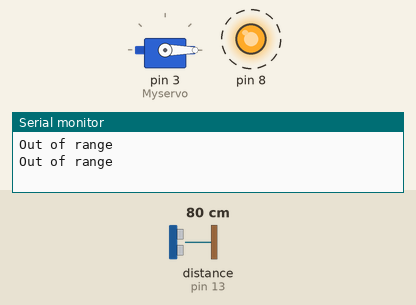
This sketch was run on a simulated Arduino Uno, built with avr-gcc and run on an emulated ATmega328P. On the bench: servo, output pins drawn as LEDs (lit = HIGH), the last lines printed to the serial monitor. Wiring (inferred from the names in the program): ultrasonic range finder: trigger pin 12; echo pin 13. Dashed ring = blinking. The inputs (shaded band) are chosen by the test bench; at power-on: distance to the obstacle (sensor on pin 13) 80 cm. The echo pulse lasts 58.3 µs per cm; pins used as bus, display or sensor lines are not drawn.

Above: at 1.8 s.
1.9 s: distance to the obstacle (sensor on pin 13) set to 8 cm
5.4 s: distance to the obstacle (sensor on pin 13) set to 5 cm
At 6.4 s:
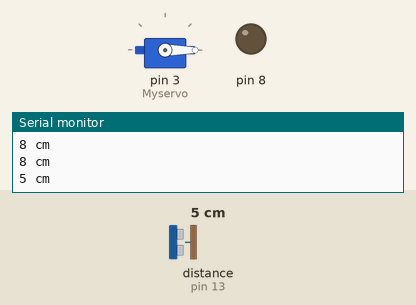
At 6.98 s:
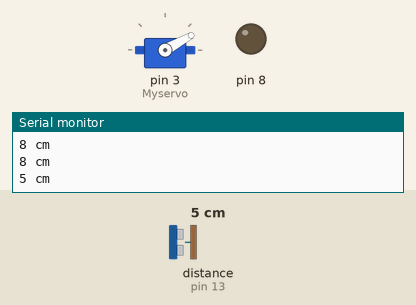
9.2 s: distance to the obstacle (sensor on pin 13) set to 9 cm
At 9.5 s:
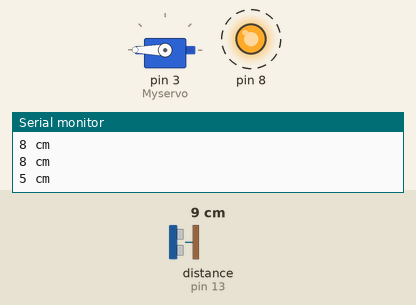
Timing chart, 0 to 18.7 s (numbered marks = the images above; inputs shaded):
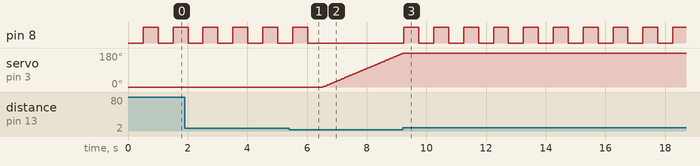

Measured:
- the behaviour switches between 7 and 6 cm on distance to the obstacle (sensor on pin 13) (found by bisection; images 0 and 1)
- after the input at 5.4 s, pin 8: goes on until 6.0 s, then stays LOW; servo on pin 3 (Myservo): moves from 0° to 177° over 2.7 s, starting after 1.1 s
- after the input at 9.2 s, pin 8: alternates HIGH for 0.50 s and LOW for 0.50 s, starting after 1.0 s; servo on pin 3 (Myservo): goes on until 9.2 s, then stays 180°
- by itself, pin 8: alternates HIGH for 0.50 s and LOW for 0.50 s

The sketch:

laneKeeper.ino
```cpp
#define trigPin 12
#define echoPin 13

#include<Servo.h>
Servo Myservo;
int pos;

void setup() {
  Serial.begin (9600);
  pinMode(trigPin, OUTPUT);
  pinMode(echoPin, INPUT);

  pinMode(8, OUTPUT);


  Myservo.attach(3);
  Myservo.write(pos);
}

void loop() {
  long duration, distance;
  digitalWrite(trigPin, LOW);
  delayMicroseconds(2);
  digitalWrite(trigPin, HIGH);
  delayMicroseconds(10);
  digitalWrite(trigPin, LOW);

  duration = pulseIn(echoPin, HIGH);
  distance = (duration/2) / 29.1;

  if (distance >= 10 || distance <= 2){
    Serial.println("Out of range"); // Serial Communication
  }
  else {
    Serial.print(distance); // Serial Communication
    Serial.println(" cm"); // Serial Communication


  }
  delay(500);


  if (distance <= 5) {
    for(pos=0;pos<=180;pos++){
      Myservo.write(pos);
      delay(15);
      }
  }

  // flashing Street Lights
  digitalWrite(8, HIGH);
  delay(500);
  digitalWrite(8, LOW);
}
```
